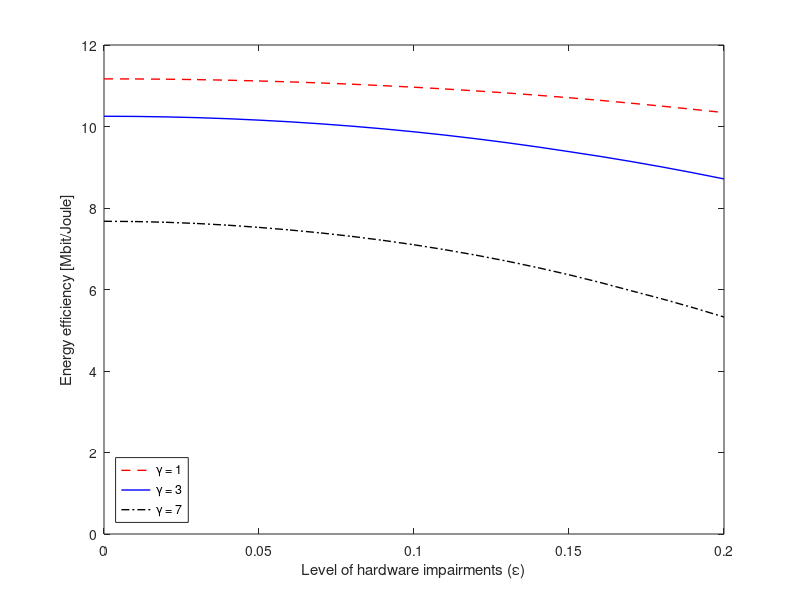

Write MATLAB code to recreate this figure.
%This Matlab script can be used to generate Figure 5 in the article:
%
%Emil Bjornson, Luca Sanguinetti, Marios Kountouris, "Deploying Dense
%Networks for Maximal Energy Efficiency: Small Cells Meet Massive MIMO,"
%IEEE Journal on Selected Areas in Communications, to appear.
%
%Download article: http://arxiv.org/pdf/1505.01181.pdf
%
%This is version 1.0 (Last edited: 2016-01-04)
%
%License: This code is licensed under the GPLv2 license. If you in any way
%use this code for research that results in publications, please cite our
%original article listed above.


%Initialization
close all;
clear all;


%%Simulation parameters


%Select the values of log2(1+gamma) that should be considered
rateValues = [1 2 3];

%Propagation parameters
alpha = 3.76; %Pathloss exponent
tau = 400; %Length of coherence block (in symbols)

%Hardware characterization
eta = 0.39; %Power amplifier efficiency
epsilonValues = 0:0.01:0.2; %Range of levels of hardware impairments

%Spectral resources
T = 1/(2e7); %Symbol time (based on 20 MHz)

%Energy parameters
A = 1.15e-9; %Power consumed by coding, decoding, and backhaul (in J/bit)
C0 = 10 * T; %Static energy consumption (10 W divided over the symbols)
C1 = 0.1 * T; %Circuit energy per active UE
D0 = 0.2 * T; %Circuit energy per active BS antenna
D1 = 1.56e-10; %Signal processing coefficient


%Maximal number of antennas and users considered in the simulation. These
%numbers need to selected carefully so that the maximal value is not at the
%edge of the considered region
Mmax = 200;
Kmax = 30;

%Placeholders for storing of simulation results
EE_theory = zeros(length(epsilonValues),length(rateValues)); %EE for different epsilon and gamma values (using theoretical formulas)


%Go through all gamma values
for j = 1:length(rateValues)
    
    %Extract the current gamma value
    gammaval = 2^rateValues(j) - 1;
    
    %Go through all epsilon values
    for n = 1:length(epsilonValues)
        
        %Extract the current epsilon value
        epsilon = epsilonValues(n);
        
        %Prepare to store the best parameters for each (M,K)-value
        EEtmp = zeros(Mmax,Kmax);
        
        %Go through range of K values
        for k = 1:Kmax
            
            %Go through range of M values
            for m = 1:Mmax
                
                %Compute B1bar and B2bar from Eq. (18) and Eq. (19), respectively.
                B1bar = k*(4/(alpha-2)^2 + 1/(alpha-1) + 2/(alpha-2)) + m*(1-epsilon^2)/(alpha-1);
                B2bar = k*(1 + 2/(alpha-2)) + m*(1-epsilon^2)*epsilon^2;
                
                
                %Check if the two constraints in Eq. (23) are satisfied
                if B1bar*gammaval/(m*(1-epsilon^2)^2-B2bar*gammaval)>=1 && (k*B1bar*gammaval/(m*(1-epsilon^2)^2-B2bar*gammaval))<=tau %gammaval>=m*(1-epsilon^2)^2/(B1+B2) &&
                    
                    %Compute the objective function in Eq. (23) and store the EE
                    ASE = k *(1-(B1bar*gammaval / (m*(1-epsilon^2)^2-B2bar*gammaval))*k/tau) * log2(1+ gammaval);
                    AEC = C0 + C1*k + D0*m + D1*m*k + A*ASE;
                    EEtmp(m,k) = ASE/AEC;
                    
                end
                
                
            end
            
        end
        
        %Find the M and K values that maximize the EE
        [EEmaxM,optM] = max(EEtmp,[],1);
        [EEmax,optK] = max(EEmaxM);
        
        %Store the maximal EE
        EE_theory(n,j) = EEmax;
        
    end
    
end


%Plot Figure 5 from the paper
figure; hold on; box on;

plot(epsilonValues,EE_theory(:,1)/1e6,'r--','LineWidth',1);
plot(epsilonValues,EE_theory(:,2)/1e6,'b-','LineWidth',1);
plot(epsilonValues,EE_theory(:,3)/1e6,'k-.','LineWidth',1);

xlabel('Level of hardware impairments (\epsilon)');
ylabel('Energy efficiency [Mbit/Joule]');
ylim([0 12]);

legend('\gamma = 1','\gamma = 3','\gamma = 7','Location','SouthWest');
